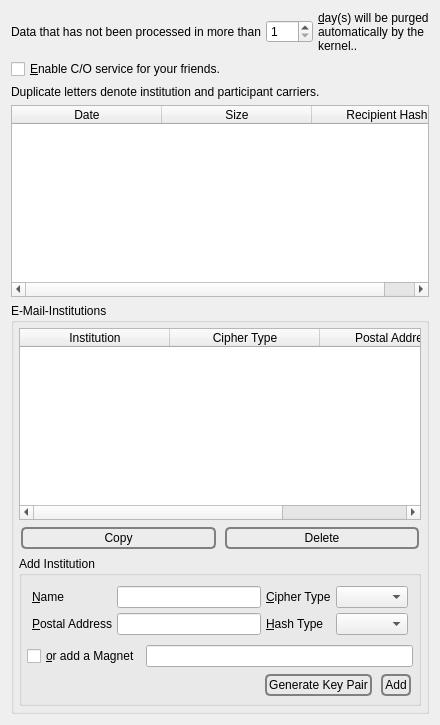
              <widget class="QWidget" name="tab_6">
               <attribute name="title">
                <string>&amp;C/O</string>
               </attribute>
               <layout class="QVBoxLayout" name="verticalLayout_23">
                <item>
                 <layout class="QHBoxLayout" name="horizontalLayout_37">
                  <property name="spacing">
                   <number>5</number>
                  </property>
                  <item>
                   <widget class="QLabel" name="label_27">
                    <property name="text">
                     <string>Data that has not been processed in more than</string>
                    </property>
                   </widget>
                  </item>
                  <item>
                   <widget class="QSpinBox" name="days">
                    <property name="minimum">
                     <number>1</number>
                    </property>
                    <property name="maximum">
                     <number>366</number>
                    </property>
                   </widget>
                  </item>
                  <item>
                   <widget class="QLabel" name="label_28">
                    <property name="text">
                     <string>&amp;day(s) will be purged automatically by the kernel..</string>
                    </property>
                    <property name="wordWrap">
                     <bool>true</bool>
                    </property>
                    <property name="buddy">
                     <cstring>days</cstring>
                    </property>
                   </widget>
                  </item>
                 </layout>
                </item>
                <item>
                 <layout class="QHBoxLayout" name="horizontalLayout_19">
                  <property name="spacing">
                   <number>5</number>
                  </property>
                  <item>
                   <widget class="QCheckBox" name="postofficeCheckBox">
                    <property name="text">
                     <string>&amp;Enable C/O service for your friends.</string>
                    </property>
                   </widget>
                  </item>
                  <item>
                   <spacer name="horizontalSpacer_18">
                    <property name="orientation">
                     <enum>Qt::Horizontal</enum>
                    </property>
                    <property name="sizeHint" stdset="0">
                     <size>
                      <width>40</width>
                      <height>20</height>
                     </size>
                    </property>
                   </spacer>
                  </item>
                 </layout>
                </item>
                <item>
                 <widget class="QLabel" name="label_137">
                  <property name="text">
                   <string>Duplicate letters denote institution and participant carriers.</string>
                  </property>
                 </widget>
                </item>
                <item>
                 <widget class="QTableWidget" name="postoffice">
                  <property name="alternatingRowColors">
                   <bool>true</bool>
                  </property>
                  <property name="selectionMode">
                   <enum>QAbstractItemView::SingleSelection</enum>
                  </property>
                  <property name="selectionBehavior">
                   <enum>QAbstractItemView::SelectRows</enum>
                  </property>
                  <property name="horizontalScrollMode">
                   <enum>QAbstractItemView::ScrollPerPixel</enum>
                  </property>
                  <property name="sortingEnabled">
                   <bool>true</bool>
                  </property>
                  <attribute name="horizontalHeaderDefaultSectionSize">
                   <number>150</number>
                  </attribute>
                  <attribute name="horizontalHeaderStretchLastSection">
                   <bool>true</bool>
                  </attribute>
                  <column>
                   <property name="text">
                    <string>Date</string>
                   </property>
                  </column>
                  <column>
                   <property name="text">
                    <string>Size</string>
                   </property>
                  </column>
                  <column>
                   <property name="text">
                    <string>Recipient Hash</string>
                   </property>
                  </column>
                 </widget>
                </item>
                <item>
                 <widget class="QGroupBox" name="groupBox_6">
                  <property name="title">
                   <string>E-Mail-Institutions</string>
                  </property>
                  <layout class="QVBoxLayout" name="verticalLayout_50">
                   <property name="spacing">
                    <number>5</number>
                   </property>
                   <property name="leftMargin">
                    <number>5</number>
                   </property>
                   <property name="topMargin">
                    <number>5</number>
                   </property>
                   <property name="rightMargin">
                    <number>5</number>
                   </property>
                   <property name="bottomMargin">
                    <number>5</number>
                   </property>
                   <item>
                    <layout class="QVBoxLayout" name="verticalLayout_51">
                     <property name="spacing">
                      <number>5</number>
                     </property>
                     <item>
                      <widget class="QTableWidget" name="institutions">
                       <property name="alternatingRowColors">
                        <bool>true</bool>
                       </property>
                       <property name="selectionMode">
                        <enum>QAbstractItemView::SingleSelection</enum>
                       </property>
                       <property name="selectionBehavior">
                        <enum>QAbstractItemView::SelectRows</enum>
                       </property>
                       <property name="horizontalScrollMode">
                        <enum>QAbstractItemView::ScrollPerPixel</enum>
                       </property>
                       <property name="sortingEnabled">
                        <bool>true</bool>
                       </property>
                       <attribute name="horizontalHeaderDefaultSectionSize">
                        <number>150</number>
                       </attribute>
                       <attribute name="horizontalHeaderStretchLastSection">
                        <bool>true</bool>
                       </attribute>
                       <column>
                        <property name="text">
                         <string>Institution</string>
                        </property>
                       </column>
                       <column>
                        <property name="text">
                         <string>Cipher Type</string>
                        </property>
                       </column>
                       <column>
                        <property name="text">
                         <string>Postal Address</string>
                        </property>
                       </column>
                       <column>
                        <property name="text">
                         <string>Hash Type</string>
                        </property>
                       </column>
                      </widget>
                     </item>
                     <item>
                      <layout class="QHBoxLayout" name="horizontalLayout_76">
                       <property name="spacing">
                        <number>5</number>
                       </property>
                       <item>
                        <widget class="QPushButton" name="copyInstitution">
                         <property name="styleSheet">
                          <string notr="true">QPushButton {
 border: 2px solid gray;
 background-color: qlineargradient(x1: 0, y1: 0, x2: 0, y2: 1,
                                   stop: 0 #E0E0E0, stop: 1 #FFFFFF);
 border-radius: 5px;
 margin: 2px;
 padding: 2px;
 }



QPushButton:hover { 
background-color: qlineargradient(x1: 0, y1: 0, x2: 0, y2: 1,
                                   stop: 0 rgb(254,229,172), stop: 1 #FFFFFF);
background-position: top center; } 

QPushButton:pressed {
     background-color: darkgray;
     border-style: inset;
 }</string>
                         </property>
                         <property name="text">
                          <string>Copy</string>
                         </property>
                        </widget>
                       </item>
                       <item>
                        <widget class="QPushButton" name="deleteInstitution">
                         <property name="styleSheet">
                          <string notr="true">QPushButton {
 border: 2px solid gray;
 background-color: qlineargradient(x1: 0, y1: 0, x2: 0, y2: 1,
                                   stop: 0 #E0E0E0, stop: 1 #FFFFFF);
 border-radius: 5px;
 margin: 2px;
 padding: 2px;
 }



QPushButton:hover { 
background-color: qlineargradient(x1: 0, y1: 0, x2: 0, y2: 1,
                                   stop: 0 rgb(254,229,172), stop: 1 #FFFFFF);
background-position: top center; } 

QPushButton:pressed {
     background-color: darkgray;
     border-style: inset;
 }</string>
                         </property>
                         <property name="text">
                          <string>Delete</string>
                         </property>
                        </widget>
                       </item>
                      </layout>
                     </item>
                    </layout>
                   </item>
                   <item>
                    <widget class="QGroupBox" name="groupBox_5">
                     <property name="title">
                      <string>Add Institution</string>
                     </property>
                     <layout class="QVBoxLayout" name="verticalLayout_52">
                      <property name="spacing">
                       <number>5</number>
                      </property>
                      <property name="leftMargin">
                       <number>5</number>
                      </property>
                      <property name="topMargin">
                       <number>5</number>
                      </property>
                      <property name="rightMargin">
                       <number>5</number>
                      </property>
                      <property name="bottomMargin">
                       <number>5</number>
                      </property>
                      <item>
                       <widget class="QFrame" name="institutionFrame">
                        <property name="frameShape">
                         <enum>QFrame::NoFrame</enum>
                        </property>
                        <layout class="QVBoxLayout" name="verticalLayout_53">
                         <property name="spacing">
                          <number>5</number>
                         </property>
                         <property name="leftMargin">
                          <number>5</number>
                         </property>
                         <property name="topMargin">
                          <number>5</number>
                         </property>
                         <property name="rightMargin">
                          <number>5</number>
                         </property>
                         <property name="bottomMargin">
                          <number>5</number>
                         </property>
                         <item>
                          <layout class="QGridLayout" name="gridLayout_8">
                           <property name="spacing">
                            <number>5</number>
                           </property>
                           <item row="1" column="3">
                            <widget class="QComboBox" name="institutionPostalAddressType">
                             <property name="sizeAdjustPolicy">
                              <enum>QComboBox::AdjustToContents</enum>
                             </property>
                            </widget>
                           </item>
                           <item row="0" column="0">
                            <widget class="QLabel" name="label_75">
                             <property name="text">
                              <string>&amp;Name</string>
                             </property>
                             <property name="buddy">
                              <cstring>institutionName</cstring>
                             </property>
                            </widget>
                           </item>
                           <item row="0" column="1">
                            <widget class="QLineEdit" name="institutionName"/>
                           </item>
                           <item row="1" column="0">
                            <widget class="QLabel" name="label_77">
                             <property name="text">
                              <string>&amp;Postal Address</string>
                             </property>
                             <property name="buddy">
                              <cstring>institutionPostalAddress</cstring>
                             </property>
                            </widget>
                           </item>
                           <item row="1" column="1">
                            <widget class="QLineEdit" name="institutionPostalAddress"/>
                           </item>
                           <item row="0" column="3">
                            <widget class="QComboBox" name="institutionNameType">
                             <property name="sizeAdjustPolicy">
                              <enum>QComboBox::AdjustToContents</enum>
                             </property>
                            </widget>
                           </item>
                           <item row="0" column="2">
                            <widget class="QLabel" name="label_79">
                             <property name="text">
                              <string>&amp;Cipher Type</string>
                             </property>
                             <property name="buddy">
                              <cstring>institutionNameType</cstring>
                             </property>
                            </widget>
                           </item>
                           <item row="1" column="2">
                            <widget class="QLabel" name="label_80">
                             <property name="text">
                              <string>&amp;Hash Type</string>
                             </property>
                             <property name="buddy">
                              <cstring>institutionPostalAddressType</cstring>
                             </property>
                            </widget>
                           </item>
                          </layout>
                         </item>
                        </layout>
                       </widget>
                      </item>
                      <item>
                       <layout class="QHBoxLayout" name="horizontalLayout_77">
                        <property name="spacing">
                         <number>5</number>
                        </property>
                        <item>
                         <widget class="QCheckBox" name="addInstitutionCheckBox">
                          <property name="sizePolicy">
                           <sizepolicy hsizetype="Minimum" vsizetype="Preferred">
                            <horstretch>0</horstretch>
                            <verstretch>0</verstretch>
                           </sizepolicy>
                          </property>
                          <property name="text">
                           <string>&amp;or add a Magnet</string>
                          </property>
                         </widget>
                        </item>
                        <item>
                         <widget class="QLineEdit" name="addInstitutionLineEdit"/>
                        </item>
                       </layout>
                      </item>
                      <item>
                       <layout class="QHBoxLayout" name="horizontalLayout_79">
                        <property name="spacing">
                         <number>5</number>
                        </property>
                        <item>
                         <spacer name="horizontalSpacer_58">
                          <property name="orientation">
                           <enum>Qt::Horizontal</enum>
                          </property>
                          <property name="sizeHint" stdset="0">
                           <size>
                            <width>40</width>
                            <height>20</height>
                           </size>
                          </property>
                         </spacer>
                        </item>
                        <item>
                         <widget class="QPushButton" name="generate_institution_key_pair">
                          <property name="styleSheet">
                           <string notr="true">QPushButton {
 border: 2px solid gray;
 background-color: qlineargradient(x1: 0, y1: 0, x2: 0, y2: 1,
                                   stop: 0 #E0E0E0, stop: 1 #FFFFFF);
 border-radius: 5px;
 margin: 2px;
 padding: 2px;
 }



QPushButton:hover { 
background-color: qlineargradient(x1: 0, y1: 0, x2: 0, y2: 1,
                                   stop: 0 rgb(254,229,172), stop: 1 #FFFFFF);
background-position: top center; } 

QPushButton:pressed {
     background-color: darkgray;
     border-style: inset;
 }</string>
                          </property>
                          <property name="text">
                           <string>Generate Key Pair</string>
                          </property>
                         </widget>
                        </item>
                        <item>
                         <widget class="QPushButton" name="addInstitution">
                          <property name="styleSheet">
                           <string notr="true">QPushButton {
 border: 2px solid gray;
 background-color: qlineargradient(x1: 0, y1: 0, x2: 0, y2: 1,
                                   stop: 0 #E0E0E0, stop: 1 #FFFFFF);
 border-radius: 5px;
 margin: 2px;
 padding: 2px;
 }



QPushButton:hover { 
background-color: qlineargradient(x1: 0, y1: 0, x2: 0, y2: 1,
                                   stop: 0 rgb(254,229,172), stop: 1 #FFFFFF);
background-position: top center; } 

QPushButton:pressed {
     background-color: darkgray;
     border-style: inset;
 }</string>
                          </property>
                          <property name="text">
                           <string>Add</string>
                          </property>
                         </widget>
                        </item>
                       </layout>
                      </item>
                     </layout>
                    </widget>
                   </item>
                  </layout>
                 </widget>
                </item>
               </layout>
              </widget>
